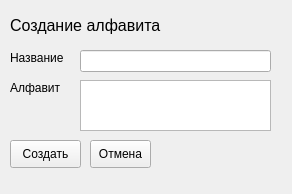
<?xml version="1.0" encoding="UTF-8"?>
<ui version="4.0">
 <class>Form</class>
 <widget class="QWidget" name="Form">
  <property name="geometry">
   <rect>
    <x>0</x>
    <y>0</y>
    <width>292</width>
    <height>194</height>
   </rect>
  </property>
  <property name="windowTitle">
   <string>Создание алфавита</string>
  </property>
  <widget class="QLabel" name="label">
   <property name="geometry">
    <rect>
     <x>10</x>
     <y>10</y>
     <width>201</width>
     <height>31</height>
    </rect>
   </property>
   <property name="font">
    <font>
     <pointsize>12</pointsize>
    </font>
   </property>
   <property name="text">
    <string>Создание алфавита</string>
   </property>
  </widget>
  <widget class="QLabel" name="label_2">
   <property name="geometry">
    <rect>
     <x>10</x>
     <y>50</y>
     <width>61</width>
     <height>16</height>
    </rect>
   </property>
   <property name="text">
    <string>Название</string>
   </property>
  </widget>
  <widget class="QLineEdit" name="title">
   <property name="geometry">
    <rect>
     <x>80</x>
     <y>50</y>
     <width>191</width>
     <height>22</height>
    </rect>
   </property>
  </widget>
  <widget class="QLabel" name="label_3">
   <property name="geometry">
    <rect>
     <x>10</x>
     <y>80</y>
     <width>55</width>
     <height>16</height>
    </rect>
   </property>
   <property name="text">
    <string>Алфавит</string>
   </property>
  </widget>
  <widget class="QPlainTextEdit" name="alphabet">
   <property name="geometry">
    <rect>
     <x>80</x>
     <y>80</y>
     <width>191</width>
     <height>51</height>
    </rect>
   </property>
  </widget>
  <widget class="QPushButton" name="create_button">
   <property name="geometry">
    <rect>
     <x>10</x>
     <y>140</y>
     <width>71</width>
     <height>28</height>
    </rect>
   </property>
   <property name="focusPolicy">
    <enum>Qt::StrongFocus</enum>
   </property>
   <property name="text">
    <string>Создать</string>
   </property>
  </widget>
  <widget class="QPushButton" name="cancel_button">
   <property name="geometry">
    <rect>
     <x>90</x>
     <y>140</y>
     <width>61</width>
     <height>28</height>
    </rect>
   </property>
   <property name="text">
    <string>Отмена</string>
   </property>
  </widget>
  <widget class="QLabel" name="infoLabel">
   <property name="geometry">
    <rect>
     <x>160</x>
     <y>140</y>
     <width>121</width>
     <height>31</height>
    </rect>
   </property>
   <property name="text">
    <string/>
   </property>
  </widget>
 </widget>
 <resources/>
 <connections/>
</ui>
